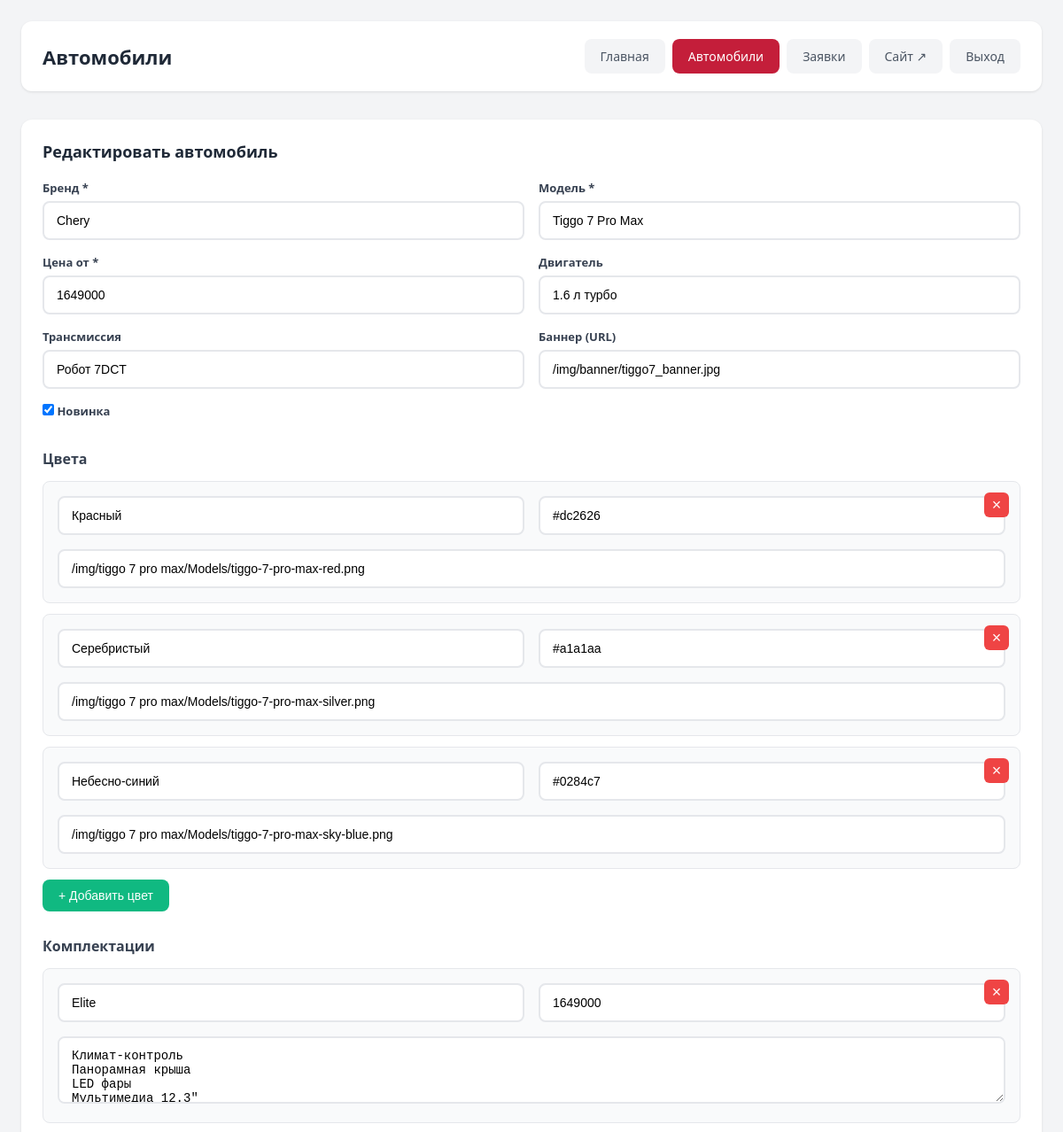
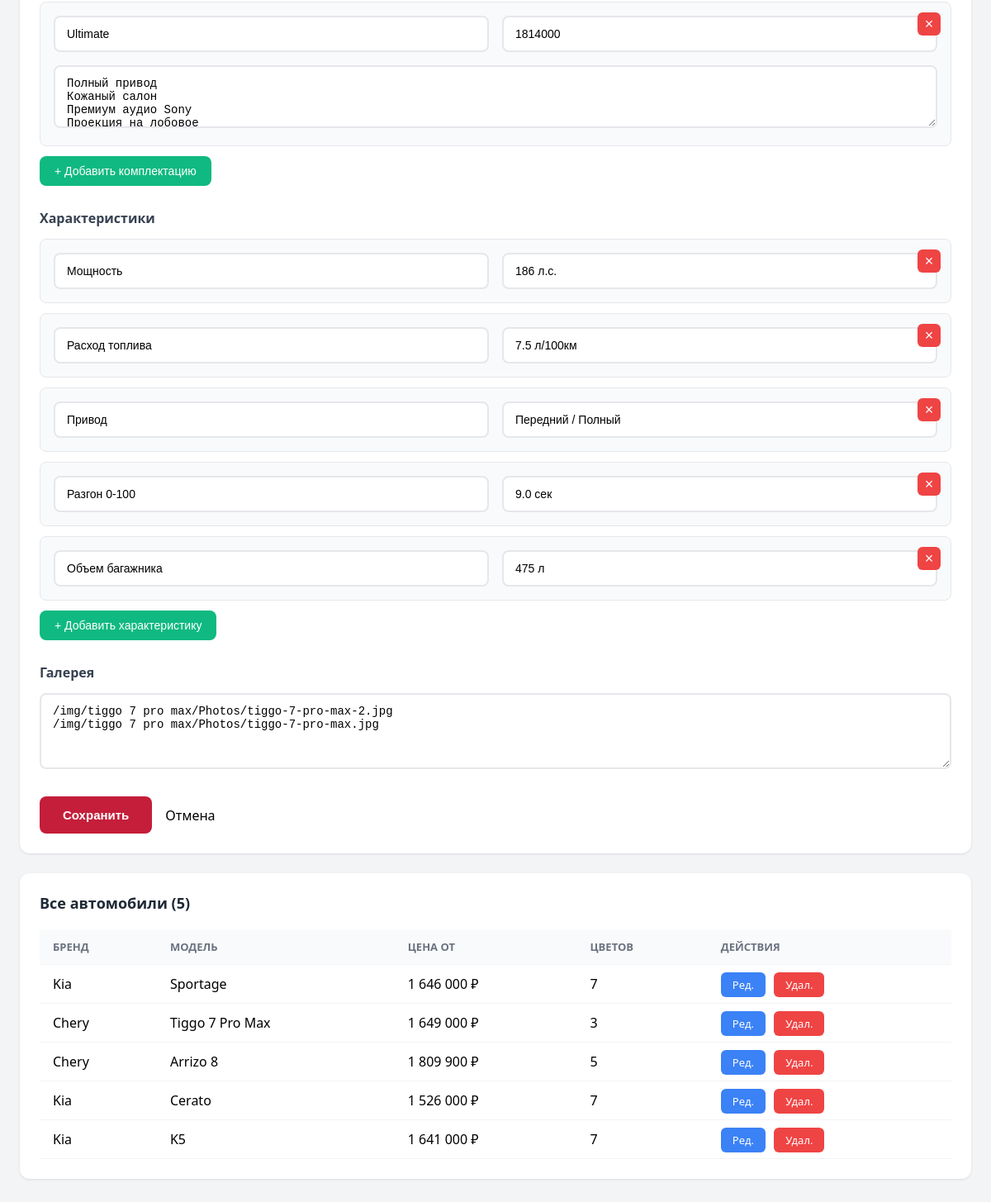
Before: /admin/cars.php?edit=chery-tiggo-7-pro-max (signed in) with the older database file (2 pictures, top to bottom).
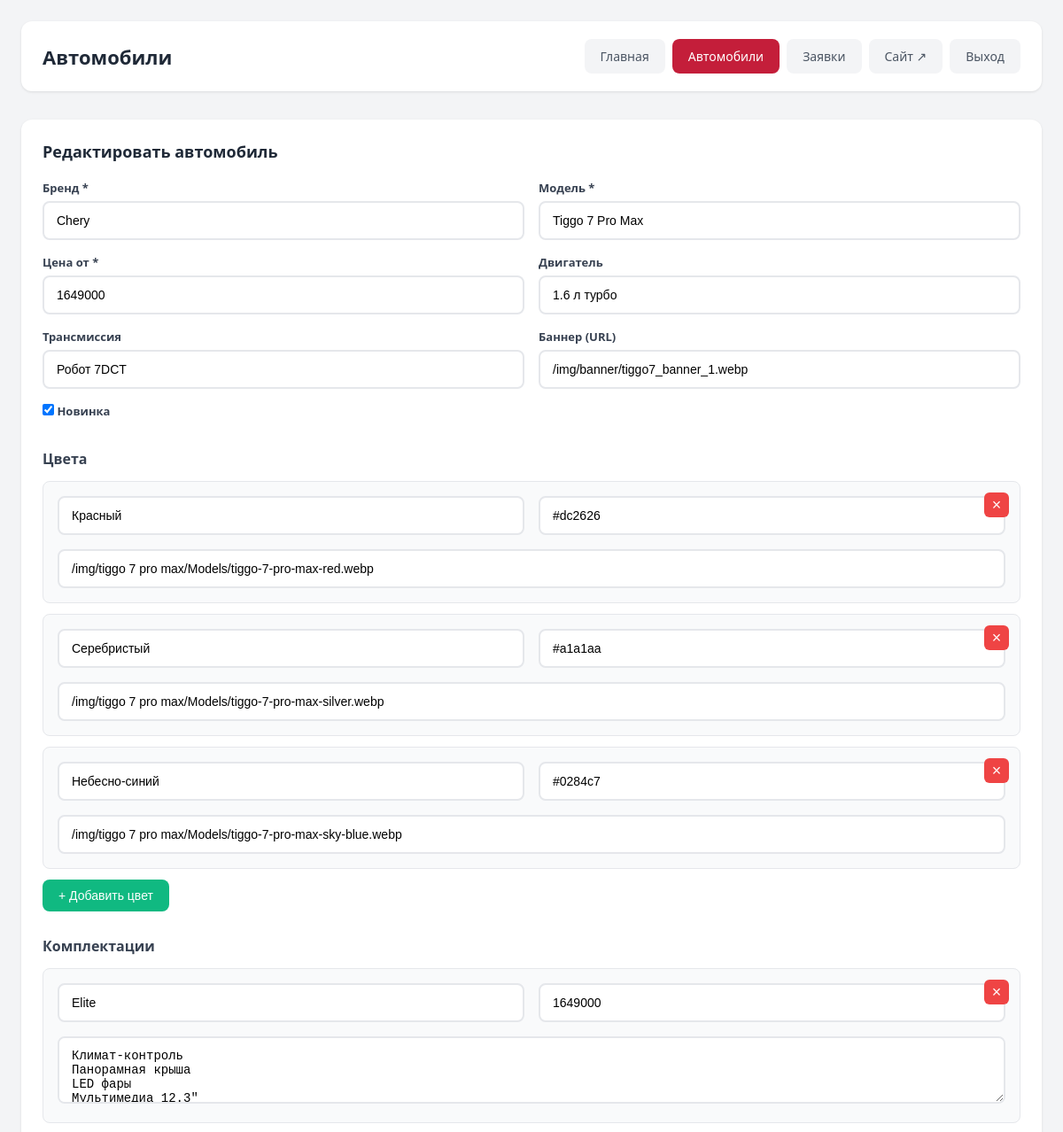
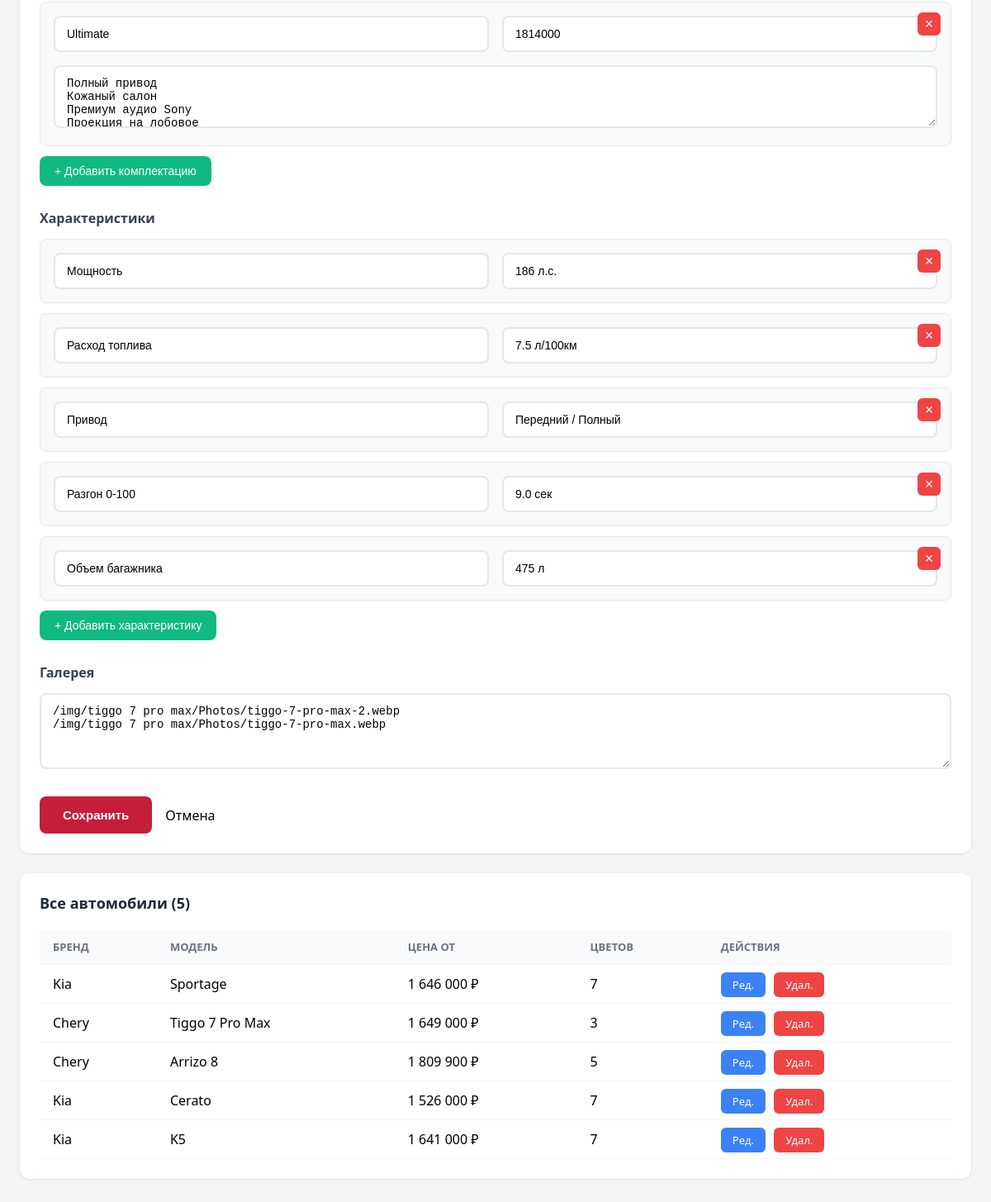
After: the same page with the newer database file (2 pictures, top to bottom).
### tables this page shows
CREATE TABLE cars (
                id TEXT PRIMARY KEY,
                brand TEXT NOT NULL,
                model TEXT NOT NULL,
                price_from INTEGER NOT NULL,
                engine TEXT,
                transmission TEXT,
                banner TEXT,
                is_new INTEGER DEFAULT 0,
                created_at DATETIME DEFAULT CURRENT_TIMESTAMP
            );

CREATE TABLE car_colors (
                id INTEGER PRIMARY KEY AUTOINCREMENT,
                car_id TEXT NOT NULL,
                name TEXT NOT NULL,
                hex TEXT NOT NULL,
                image TEXT,
                sort_order INTEGER DEFAULT 0
            );

### src/config/functions.php (called while the page is built, shortened)
<?php
function getDB(): PDO {
    static $pdo = null;
    if ($pdo === null) {
        $pdo = new PDO('sqlite:' . DB_PATH);
        $pdo->setAttribute(PDO::ATTR_ERRMODE, PDO::ERRMODE_EXCEPTION);
        $pdo->setAttribute(PDO::ATTR_DEFAULT_FETCH_MODE, PDO::FETCH_ASSOC);
    }
    return $pdo;
}
function getCars(): array {
    $pdo = getDB();
    $cars = [];
    $stmt = $pdo->query("SELECT * FROM cars ORDER BY is_new DESC, price_from ASC");
    foreach ($stmt->fetchAll() as $row) {
        $id = $row['id'];
        $cars[$id] = [
            'brand' => $row['brand'],
            'model' => $row['model'],
            'price_from' => (int)$row['price_from'],
            'engine' => $row['engine'],
            'transmission' => $row['transmission'],
            'banner' => $row['banner'],
            'is_new' => (bool)$row['is_new'],
            'colors' => getCarColors($id),
            'trims' => getCarTrims($id),
            'specs' => getCarSpecs($id),
            'gallery' => getCarGallery($id)
        ];
    }
    return $cars;
}
function getCarColors(string $carId): array {
    $stmt = getDB()->prepare("SELECT name, hex, image FROM car_colors WHERE car_id = ? ORDER BY
        CASE WHEN hex LIKE '#f%' OR hex LIKE '#e%' OR hex LIKE '#d%' THEN 0 ELSE 1 END,
        sort_order");
    $stmt->execute([$carId]);
    return $stmt->fetchAll();
}
function getCarTrims(string $carId): array {
    $stmt = getDB()->prepare("SELECT name, price, features FROM car_trims WHERE car_id = ? ORDER BY sort_order");
    $stmt->execute([$carId]);
    $trims = [];
    foreach ($stmt->fetchAll() as $row) {
        $trims[] = [
            'name' => $row['name'],
            'price' => (int)$row['price'],
            'features' => $row['features'] ? json_decode($row['features'], true) : []
        ];
    }
    return $trims;
}
function getCarSpecs(string $carId): array {
    $stmt = getDB()->prepare("SELECT label, value FROM car_specs WHERE car_id = ?");
    $stmt->execute([$carId]);
    $specs = [];
    foreach ($stmt->fetchAll() as $row) {
        $specs[$row['label']] = $row['value'];
    }
    return $specs;
}
function getCarGallery(string $carId): array {
    $stmt = getDB()->prepare("SELECT image FROM car_gallery WHERE car_id = ? ORDER BY sort_order");
    $stmt->execute([$carId]);
    return array_column($stmt->fetchAll(), 'image');
}
function e(string $str): string {
    return htmlspecialchars($str, ENT_QUOTES, 'UTF-8');
}
function formatPrice(int $price): string {
    return number_format($price, 0, '', ' ') . ' ₽';
}

### public_html/admin/cars.php (the view, shortened to what the changed rows need)
<?php
require_once __DIR__ . '/../../src/config/functions.php';
$cars = getCars();
$editCar = null;
if (isset($_GET['edit']) && isset($cars[$_GET['edit']])) {
    $editCar = $cars[$_GET['edit']];
    $editCar['id'] = $_GET['edit'];
}
?>
<!DOCTYPE html>
<html lang="ru">
<head>
</head>
<body>
    <div class="admin">
        <div class="header">
            <h1>Автомобили</h1>
        </div>
        <div class="card">
            <h2><?= $editCar ? 'Редактировать' : 'Добавить' ?> автомобиль</h2>
            <form method="POST">
                <div class="grid">
                    <div class="field"><label>Бренд *</label><input type="text" name="brand" value="<?= e($editCar['brand'] ?? '') ?>" required></div>
                    <div class="field"><label>Модель *</label><input type="text" name="model" value="<?= e($editCar['model'] ?? '') ?>" required></div>
                    <div class="field"><label>Цена от *</label><input type="number" name="price_from" value="<?= e($editCar['price_from'] ?? '') ?>" required></div>
                    <div class="field"><label>Двигатель</label><input type="text" name="engine" value="<?= e($editCar['engine'] ?? '') ?>" placeholder="2.0 л"></div>
                    <div class="field"><label>Трансмиссия</label><input type="text" name="transmission" value="<?= e($editCar['transmission'] ?? '') ?>" placeholder="АКПП"></div>
                    <div class="field"><label>Баннер (URL)</label><input type="text" name="banner" value="<?= e($editCar['banner'] ?? '') ?>" placeholder="/img/banner/..."></div>
                    <div class="field full"><label class="checkbox"><input type="checkbox" name="is_new" <?= !empty($editCar['is_new']) ? 'checked' : '' ?>> Новинка</label></div>
                </div>
                <div id="colors">
                    <?php foreach ($editCar['colors'] ?? [] as $c): ?>
                    <div class="repeater">
                        <button type="button" class="repeater-remove" onclick="this.parentElement.remove()">×</button>
                        <div class="grid">
                            <div class="field"><input type="text" name="color_name[]" value="<?= e($c['name']) ?>" placeholder="Название"></div>
                            <div class="field"><input type="text" name="color_hex[]" value="<?= e($c['hex']) ?>" placeholder="#ffffff"></div>
                            <div class="field full"><input type="text" name="color_image[]" value="<?= e($c['image']) ?>" placeholder="URL изображения"></div>
                        </div>
                    </div>
                    <?php endforeach; ?>
                </div>
                <div class="field">
                    <textarea name="gallery" rows="4" placeholder="URL изображений (каждый с новой строки)"><?= e(implode("\n", $editCar['gallery'] ?? [])) ?></textarea>
                </div>
            </form>
        </div>
        <div class="card">
            <h2>Все автомобили (<?= count($cars) ?>)</h2>
            <?php if (empty($cars)): ?><p style="color:#9ca3af;text-align:center;padding:30px;">Автомобилей пока нет</p>
            <?php else: ?>
            <table>
                <thead><tr><th>Бренд</th><th>Модель</th><th>Цена от</th><th>Цветов</th><th>Действия</th></tr></thead>
                <tbody>
                    <?php foreach ($cars as $id => $car): ?>
                    <tr>
                        <td><?= e($car['brand']) ?></td>
                        <td><?= e($car['model']) ?></td>
                        <td><?= formatPrice($car['price_from']) ?></td>
                        <td><?= count($car['colors']) ?></td>
                        <td>
                            <a href="?edit=<?= e($id) ?>" class="btn-sm btn-edit">Ред.</a>
                            <a href="?delete=<?= e($id) ?>" class="btn-sm btn-delete" onclick="return confirm('Удалить автомобиль?')">Удал.</a>
                        </td>
                    </tr>
                    <?php endforeach; ?>
                </tbody>
            </table>
            <?php endif; ?>
        </div>
    </div>
</body>
</html>

Changed rows visible on the page:
changed cars "Tiggo 7 Pro Max": banner "/img/banner/tiggo7_banner.jpg" → "/img/banner/tiggo7_banner_1.webp"
changed car_colors "Красный": image "/img/tiggo 7 pro max/Models/tiggo-7-pro-max-red.png" → "/img/tiggo 7 pro max/Models/tiggo-7-pro-max-red.webp"
changed car_colors "Серебристый": image "/img/tiggo 7 pro max/Models/tiggo-7-pro-max-silver.png" → "/img/tiggo 7 pro max/Models/tiggo-7-pro-max-silver.webp"
changed car_colors "Небесно-синий": image "/img/tiggo 7 pro max/Models/tiggo-7-pro-max-sky-blue.png" → "/img/tiggo 7 pro max/Models/tiggo-7-pro-max-sky-blue.webp"
Other visible differences:
form field gallery: "/img/tiggo 7 pro max/Photos/tiggo-7-pro-max-2.jpg /img/tiggo 7 pro max/Photos/tiggo-7-pro-max.jpg" → "/img/tiggo 7 pro max/Photos/tiggo-7-pro-max-2.webp /img/tiggo 7 pro max/Photos/tiggo-7-pro-max.webp"
